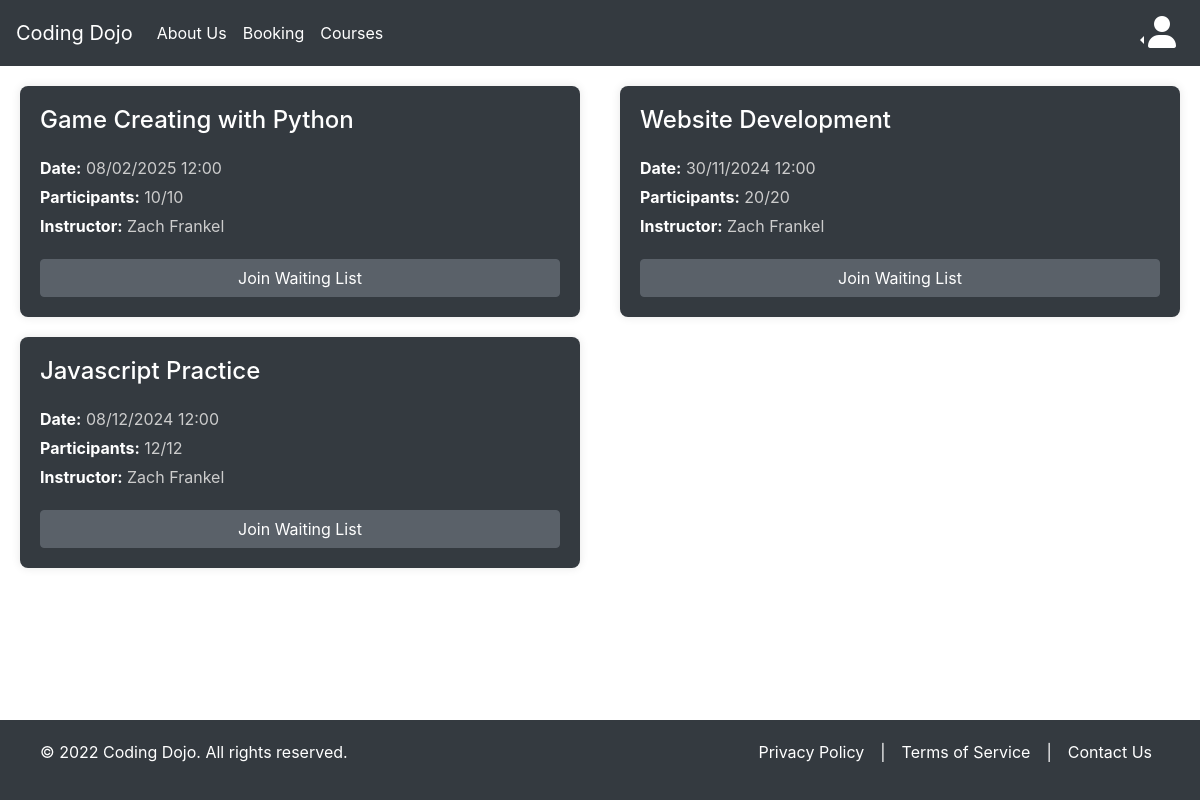
The page /booking on the database its author committed.
### tables this page shows
CREATE TABLE `events` (`created` TEXT DEFAULT (strftime('%Y-%m-%d %H:%M:%fZ')) NOT NULL, `date` TEXT DEFAULT '' NOT NULL, `id` TEXT PRIMARY KEY DEFAULT ('r'||lower(hex(randomblob(7)))) NOT NULL, `name` TEXT DEFAULT '' NOT NULL, `subject` TEXT DEFAULT '' NOT NULL, `updated` TEXT DEFAULT (strftime('%Y-%m-%d %H:%M:%fZ')) NOT NULL, "max_participants" NUMERIC DEFAULT 0 NOT NULL, "assigned_instructor" TEXT DEFAULT '' NOT NULL, "participants" NUMERIC DEFAULT 0 NOT NULL);

### main.py (the view)
@app.route('/booking')
def booking():
    conn = get_db_connection()
    cursor = conn.cursor()
    cursor.execute('SELECT * FROM events')
    events = cursor.fetchall()
    conn.close()
    e = []
    for event in events:
        event_dict = dict(event)
        event_dict['date'] = datetime.strptime(event['date'], "%Y-%m-%d %H:%M:%S.000Z").strftime("%d/%m/%Y %H:%M")
        e.append(event_dict)
    return render_template('booking.html', is_logged_in=is_logged_in, is_admin=is_admin, events=e)

### main.py (called while the page is built)
def is_logged_in():
    return 'user_id' in session

def get_db_connection():
    conn = sqlite3.connect(r'pb_data\data.db')
    conn.row_factory = sqlite3.Row
    return conn

### templates/booking.html (shortened to what this page needs)
{% extends "base.html" %}
{% block content %}
<div class="container booking-container">
    {% if events is defined %}
        {% if events|length > 0 %}
            {% for event in events %}
            <div class="booking-box bg-dark">
                <h2 class="event-name">{{ event['name'] }}</h2>
                <div class="info-details mt-3">
                    <p><strong>Date:</strong> {{ event['date'] }}</p>
                    <p><strong>Participants:</strong> {{ event['participants'] }}/{{ event['max_participants'] }}</p>
                    <p><strong>Instructor:</strong> {{ event['assigned_instructor'] }}</p>
                </div>
                {% if event['participants'] >= event['max_participants'] %}
                    <form action="{{ url_for('waiting_list') }}" method="POST">
                        <button type="submit" class="btn btn-primary btn-block mt-3">Join Waiting List</button>
                    </form>
                {% else %}
                    <form action="{{ url_for('book') }}" method="POST">
                        <input type="hidden" name="event_id" value="{{ event['id'] }}">
                        <button type="submit" class="btn btn-primary btn-block mt-3">Book</button>
                    </form>
                {% endif %}
            </div>
            {% endfor %}
        {% endif %}
    {% endif %}
</div>
{% endblock %}

### templates/base.html (shortened to what this page needs)
<!DOCTYPE html>
<html lang="en">
<head>
    <link rel="stylesheet" href="https://stackpath.bootstrapcdn.com/bootstrap/4.5.2/css/bootstrap.min.css">
    <link rel="stylesheet" href="{{ url_for('static', filename='styles.css') }}">
    <link href="https://cdnjs.cloudflare.com/ajax/libs/font-awesome/6.0.0-beta3/css/all.min.css" rel="stylesheet">
</head>
<body>
    <nav class="navbar navbar-expand-lg navbar-dark bg-dark">
        <a class="navbar-brand" href="/">Coding Dojo</a>
        <div class="collapse navbar-collapse">
            <div class="navbar-nav">
                <a class="nav-item nav-link" href="/about">About Us</a>
                <a class="nav-item nav-link" href="/booking">Booking</a>
                <a class="nav-item nav-link" href="/courses">Courses</a>
            </div>
        </div>
        <div class="navbar-collapse collapse order-3 dual-collapse2">
            <ul class="navbar-nav ml-auto">
                {% if is_logged_in() %}
                    <div class="btn-group dropleft">
                        <li class="nav-item">
                            <a class="nav-link btn btn-secondary dropdown-toggle" role="button" id="dropdownMenuLink" data-toggle="dropdown" aria-haspopup="true" aria-expanded="false"
                            href="#"><i class="fa-solid fa-user fa-2x" style="color: #ffffff;"></i></a>
                            <div class="dropdown-menu" aria-labelledby="dropdownMenuLink">
                                <a class="dropdown-item" href="/account">Account</a>
                                <a class="dropdown-item" href="/logout">Logout</a>
                                {% if is_admin() %}
                                <div class="dropdown-divider"></div>
                                    <a class="dropdown-item" href="/adminpanel">Admin Panel</a>
                                {% endif %}
                            </div>
                        </li>
                    </div>
                {% else %}
                <div class="btn-group dropleft">
                    <li class="nav-item">
                        <a class="nav-link btn btn-secondary dropdown-toggle" role="button" id="dropdownMenuLink" data-toggle="dropdown" aria-haspopup="true" aria-expanded="false"
                        href="#"><i class="fa-solid fa-user fa-2x" style="color: #ffffff;"></i></a>
                    </li>
                </div>
                {% endif %}
            </ul>
        </div>
    </nav>
    <footer>
        <div class="container bg-dark">
            <div class="row">
                <div class="col-md-6">
                    <p style="text-align: left;">&copy; 2022 Coding Dojo. All rights reserved.</p>
                </div>
                <div class="col-md-6">
                    <ul class="list-inline d-flex justify-content-end">
                        <li class="list-inline-item mx-2"><a href="/privacy">Privacy Policy</a></li>
                        <li class="list-inline-item mx-2">|</li>
                        <li class="list-inline-item mx-2"><a href="/terms">Terms of Service</a></li>
                        <li class="list-inline-item mx-2">|</li>
                        <li class="list-inline-item mx-2"><a href="/contact">Contact Us</a></li>
                    </ul>
                </div>
            </div>
        </div>
    </footer>
{% block content %}
{% endblock %}
</body>
</html>

### static/styles.css (style rules this page uses)
body { display: flex; flex-direction: column; min-height: 100vh; margin: 0; padding-bottom: 60px; }
.btn-block { width: 100%; display: block;; }
.btn-primary { background-color: #5A6169 !important; border-color: #5A6169 !important; box-shadow: none !important; }
footer { position: absolute; bottom: 0; left: 0; right: 0; width: 100%; background-color: #343a40; z-index: 999; padding: 20px; color: white; text-align: center; }
footer .container { width: 100%; max-width: none; }
footer .row { display: flex; justify-content: space-between; align-items: center; }
footer .list-inline-item a { color: white; text-decoration: none; }
.navbar-nav .nav-link { color: #fff !important; }
.navbar-brand { color: #fff !important; }
* { color: #fff; margin: 0; padding: 0; box-sizing: border-box; }
.navbar .nav-link.dropdown-toggle { background-color: transparent !important; border: none !important; color: #fff !important; outline: none !important; }
.booking-container { display: flex; flex-wrap: wrap; gap: 20px; justify-content: space-between; margin: 20px auto; }
.booking-box { flex: 1 1 calc(50% - 20px); max-width: calc(50% - 20px); padding: 20px; border-radius: 8px; box-shadow: 0 0 10px rgba(0, 0, 0, 0.1); color: white; display: flex; flex-direction: column; justify-content: space-between; min-height: 200px; height: auto; }
.booking-box h2 { margin: 0; font-size: 1.5rem; }
.booking-box p { color: #ccc; }
.booking-box .btn { margin-top: 20px; }
.info-details { margin-top: 10px; }
.info-details p { margin: 5px 0; color: #ccc; }
.container { max-width: 1200px; padding: 0 20px; }
a { color: #fff; text-decoration: none; }

### rows shown on the page
events: name "Game Creating with Python", date "08/02/2025 12:00", participants "10", max_participants "10", assigned_instructor "Zach Frankel"
events: name "Website Development", date "30/11/2024 12:00", participants "20", max_participants "20", assigned_instructor "Zach Frankel"
events: name "Javascript Practice", date "08/12/2024 12:00", participants "12", max_participants "12", assigned_instructor "Zach Frankel"
